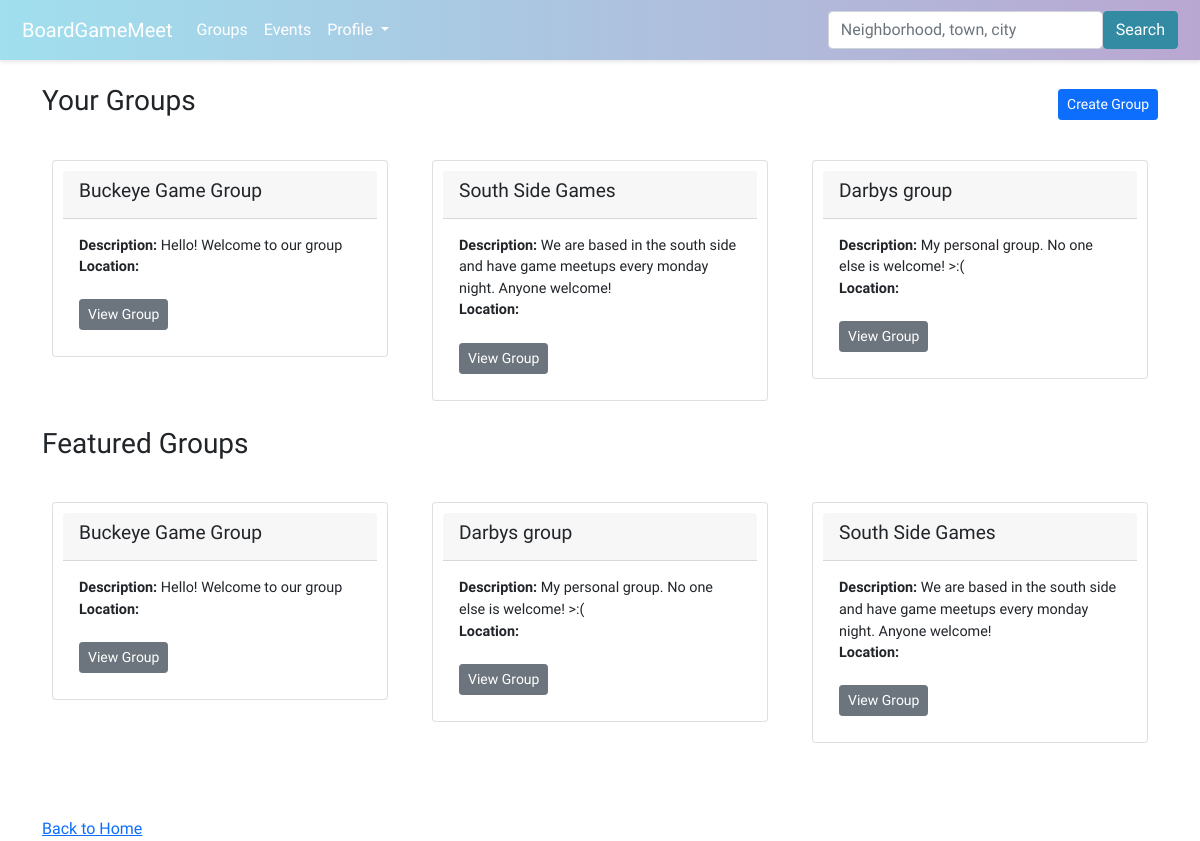
/groups/ (signed in), run on an earlier commit of the app's database.
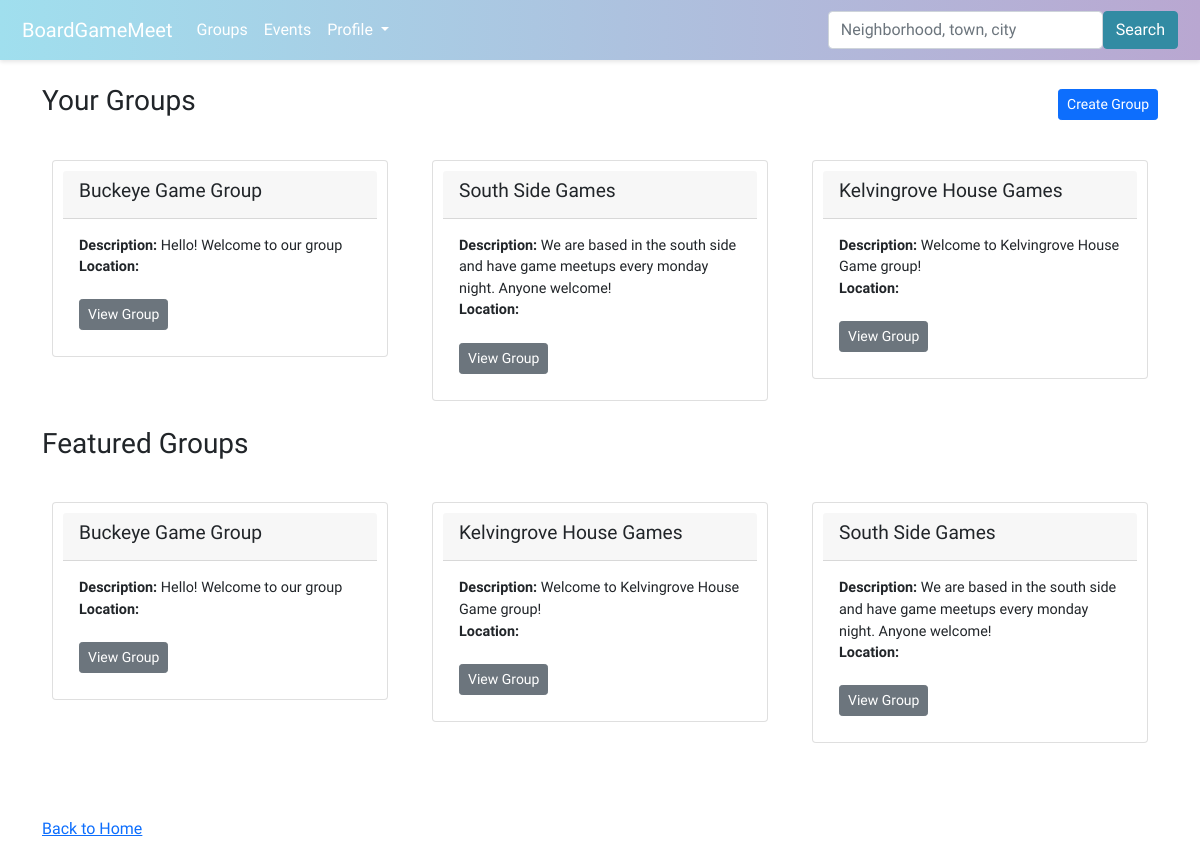
And on a later commit of the database.
### boardgame/models.py (models this page shows, shortened)
class GroupMembers(models.Model):
    user = models.ForeignKey(User, on_delete=models.CASCADE)
    group = models.ForeignKey(Group, on_delete=models.CASCADE)
    is_admin = models.BooleanField(default=False)
    date_joined = models.DateTimeField(auto_now_add=True)
    class Meta:
        verbose_name_plural = 'GroupMembers'
        unique_together = ('user', 'group')

class Group(models.Model):
    name = models.CharField(max_length=100)
    description = models.TextField()
    members = models.ManyToManyField(User, through='GroupMembers')
    slug = models.SlugField(unique=True)
    group_image = models.ImageField(upload_to='images/', null=True, blank=True)

### boardgame/views.py (the view)
# urls.py: path('groups/', views.groups, name='groups'),
def groups(request):
    group_list = Group.objects.all().order_by('name')
    user_groups = None
    user = request.user
    if user.is_authenticated:
        user_groups = GroupMembers.objects.filter(user=user).select_related('group')
    context = {
        'groups': group_list,
        'user_groups': user_groups,
    }
    return render(request, 'boardgame/groups.html', context=context)

### boardgame/templates/boardgame/groups.html (shortened to what this page needs)
{% extends 'boardgame/base.html' %}
{% load static %}
{% block content %}
{% if user.is_authenticated %}
<div class="d-flex justify-content-between align-items-center">
    <h3>Your Groups</h3>
    <a href="{% url 'create_group' %}" class="btn btn-primary btn-sm">Create Group</a>
</div>
<br/>
<div class="row">
    {% if user_groups %}
    {% for group_member in user_groups %}
    <div class="col-md-4 mb-3">
        <div class="card">
            <div class="card-header">
                <h4>{{ group_member.group.name }}</h4>
            </div>
            <div class="card-body">
                <p class="card-text">
                    <b>Description:</b> {{ group_member.group.description }}<br />
                    <b>Location:</b>{{ group_member.group.location }}<br /><br />
                    <a href="{% url 'group_profile' group_member.group.slug %}" class="btn btn-secondary btn-sm">View
                        Group</a>
                </p>
            </div>
        </div>
    </div>
    {% endfor %}
    {% else %}
    <p>You are not a member of any groups yet.</p>
    {% endif %}
</div>
{% endif %}
<div>
    <h3>Featured Groups</h3>
    <br />
    {% if groups %}
    <div class="row">
        {% for group in groups %}
        <div class="col-md-4 mb-3">
            <div class="card">
                <div class="card-header">
                    <h4>{{ group.name }}</h4>
                </div>
                <div class="card-body">
                    <p class="card-text">
                        <b>Description:</b> {{ group.description }}<br />
                        <b>Location:</b> {{ group.location }}<br /><br />
                        <a href="{% url 'group_profile' group.slug %}" class="btn btn-secondary btn-sm">View Group</a>
                    </p>
                </div>
            </div>
        </div>
        {% endfor %}
    </div>
    {% else %}
    <strong>There are no groups present.</strong>
    {% endif %}
</div>
<br /><br />
<div>
    <a href="{% url 'home' %}">Back to Home</a>
</div>
{% endblock %}

What changed in the data, as far as the page shows it:
removed GroupMembers: group.name "Darbys group", group.description "My personal group. No one else is welcome! >:("
removed Group: name "Darbys group", description "My personal group. No one else is welcome! >:("
added GroupMembers: group.name "Kelvingrove House Games", group.description "Welcome to Kelvingrove House Game group!"
added Group: name "Kelvingrove House Games", description "Welcome to Kelvingrove House Game group!"
